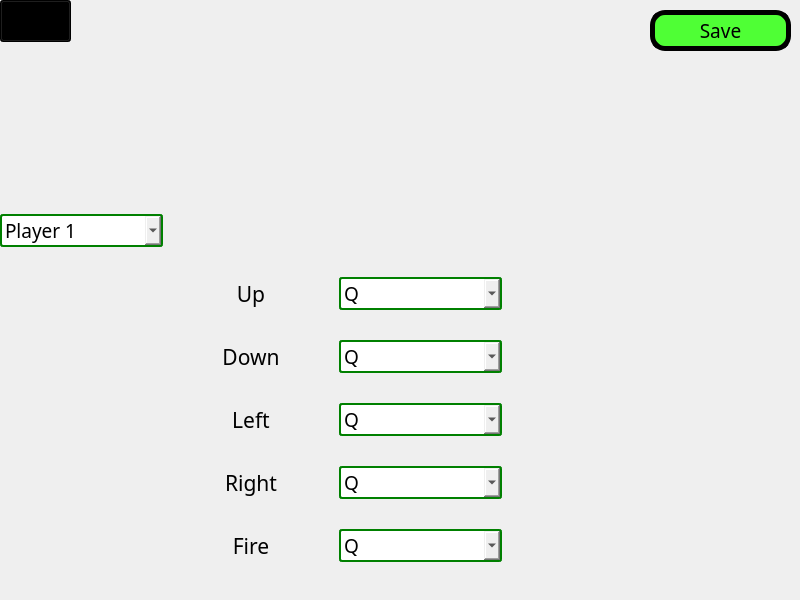
<?xml version="1.0" encoding="UTF-8"?>
<ui version="4.0">
 <class>custom</class>
 <widget class="QWidget" name="custom">
  <property name="enabled">
   <bool>true</bool>
  </property>
  <property name="geometry">
   <rect>
    <x>0</x>
    <y>0</y>
    <width>800</width>
    <height>600</height>
   </rect>
  </property>
  <property name="font">
   <font>
    <family>Purisa</family>
    <pointsize>14</pointsize>
   </font>
  </property>
  <property name="windowTitle">
   <string>Form</string>
  </property>
  <property name="styleSheet">
   <string notr="true">QPushButton{
	border: 5px solid;
	border-radius: 15px;
	background-color: rgb(79, 255, 53);
	font: 16pt &quot;Purisa&quot;;
}
QPushButton::hover{
	background-color: red;
}
QPushButton::pressed{
	background-color: red;
	border: 10px solid green;
}
QLabel{
font: 16pt &quot;Purisa&quot;;
}
QComboBox{
font: 16pt &quot;Purisa&quot;;
}
QToolButton{
	background-color: black;
}</string>
  </property>
  <widget class="QWidget" name="gridLayoutWidget">
   <property name="geometry">
    <rect>
     <x>0</x>
     <y>190</y>
     <width>671</width>
     <height>401</height>
    </rect>
   </property>
   <layout class="QGridLayout" name="gridLayout" rowstretch="0,0,0,0,0,0,0">
    <property name="sizeConstraint">
     <enum>QLayout::SetDefaultConstraint</enum>
    </property>
    <item row="4" column="1">
     <widget class="QLabel" name="label_4">
      <property name="font">
       <font>
        <family>Purisa</family>
        <pointsize>16</pointsize>
        <weight>50</weight>
        <italic>false</italic>
        <bold>false</bold>
        <kerning>true</kerning>
       </font>
      </property>
      <property name="text">
       <string>Right</string>
      </property>
      <property name="alignment">
       <set>Qt::AlignCenter</set>
      </property>
     </widget>
    </item>
    <item row="6" column="1">
     <widget class="QLabel" name="label_2">
      <property name="font">
       <font>
        <family>Purisa</family>
        <pointsize>16</pointsize>
        <weight>50</weight>
        <italic>false</italic>
        <bold>false</bold>
        <kerning>true</kerning>
       </font>
      </property>
      <property name="text">
       <string>Fire</string>
      </property>
      <property name="alignment">
       <set>Qt::AlignCenter</set>
      </property>
     </widget>
    </item>
    <item row="1" column="1">
     <widget class="QLabel" name="label_3">
      <property name="font">
       <font>
        <family>Purisa</family>
        <pointsize>16</pointsize>
        <weight>50</weight>
        <italic>false</italic>
        <bold>false</bold>
        <kerning>true</kerning>
       </font>
      </property>
      <property name="text">
       <string>Up</string>
      </property>
      <property name="alignment">
       <set>Qt::AlignCenter</set>
      </property>
     </widget>
    </item>
    <item row="0" column="0">
     <widget class="QComboBox" name="comboBox_7">
      <property name="styleSheet">
       <string notr="true">border: 2px solid green;
border-radius: 3px;</string>
      </property>
      <item>
       <property name="text">
        <string>Player 1</string>
       </property>
      </item>
      <item>
       <property name="text">
        <string>Player 2</string>
       </property>
      </item>
     </widget>
    </item>
    <item row="3" column="1">
     <widget class="QLabel" name="label_6">
      <property name="font">
       <font>
        <family>Purisa</family>
        <pointsize>16</pointsize>
        <weight>50</weight>
        <italic>false</italic>
        <bold>false</bold>
        <kerning>true</kerning>
       </font>
      </property>
      <property name="text">
       <string>Left</string>
      </property>
      <property name="alignment">
       <set>Qt::AlignCenter</set>
      </property>
     </widget>
    </item>
    <item row="2" column="1">
     <widget class="QLabel" name="label_5">
      <property name="font">
       <font>
        <family>Purisa</family>
        <pointsize>16</pointsize>
        <weight>50</weight>
        <italic>false</italic>
        <bold>false</bold>
        <kerning>true</kerning>
       </font>
      </property>
      <property name="text">
       <string>Down</string>
      </property>
      <property name="alignment">
       <set>Qt::AlignCenter</set>
      </property>
     </widget>
    </item>
    <item row="0" column="3">
     <widget class="QLabel" name="label_8">
      <property name="font">
       <font>
        <family>Purisa</family>
        <pointsize>16</pointsize>
        <weight>50</weight>
        <italic>false</italic>
        <bold>false</bold>
        <kerning>true</kerning>
       </font>
      </property>
      <property name="text">
       <string/>
      </property>
      <property name="alignment">
       <set>Qt::AlignCenter</set>
      </property>
     </widget>
    </item>
    <item row="1" column="2">
     <widget class="QComboBox" name="combo_up">
      <property name="styleSheet">
       <string notr="true">border: 2px solid green;
border-radius: 3px;</string>
      </property>
      <item>
       <property name="text">
        <string>Q</string>
       </property>
      </item>
      <item>
       <property name="text">
        <string>W</string>
       </property>
      </item>
      <item>
       <property name="text">
        <string>E</string>
       </property>
      </item>
      <item>
       <property name="text">
        <string>R</string>
       </property>
      </item>
      <item>
       <property name="text">
        <string>T</string>
       </property>
      </item>
      <item>
       <property name="text">
        <string>Y</string>
       </property>
      </item>
      <item>
       <property name="text">
        <string>U</string>
       </property>
      </item>
      <item>
       <property name="text">
        <string>I</string>
       </property>
      </item>
      <item>
       <property name="text">
        <string>O</string>
       </property>
      </item>
      <item>
       <property name="text">
        <string>P</string>
       </property>
      </item>
      <item>
       <property name="text">
        <string>A</string>
       </property>
      </item>
      <item>
       <property name="text">
        <string>S</string>
       </property>
      </item>
      <item>
       <property name="text">
        <string>D</string>
       </property>
      </item>
      <item>
       <property name="text">
        <string>F</string>
       </property>
      </item>
      <item>
       <property name="text">
        <string>G</string>
       </property>
      </item>
      <item>
       <property name="text">
        <string>H</string>
       </property>
      </item>
      <item>
       <property name="text">
        <string>J</string>
       </property>
      </item>
      <item>
       <property name="text">
        <string>K</string>
       </property>
      </item>
      <item>
       <property name="text">
        <string>L</string>
       </property>
      </item>
      <item>
       <property name="text">
        <string>M</string>
       </property>
      </item>
      <item>
       <property name="text">
        <string>N</string>
       </property>
      </item>
      <item>
       <property name="text">
        <string>B</string>
       </property>
      </item>
      <item>
       <property name="text">
        <string>V</string>
       </property>
      </item>
      <item>
       <property name="text">
        <string>C</string>
       </property>
      </item>
      <item>
       <property name="text">
        <string>X</string>
       </property>
      </item>
      <item>
       <property name="text">
        <string>Z</string>
       </property>
      </item>
      <item>
       <property name="text">
        <string>Space</string>
       </property>
      </item>
      <item>
       <property name="text">
        <string>LCTRL</string>
       </property>
      </item>
      <item>
       <property name="text">
        <string>LALT</string>
       </property>
      </item>
      <item>
       <property name="text">
        <string>RCTRL</string>
       </property>
      </item>
      <item>
       <property name="text">
        <string>RALT</string>
       </property>
      </item>
      <item>
       <property name="text">
        <string>LSHIFT</string>
       </property>
      </item>
     </widget>
    </item>
    <item row="2" column="2">
     <widget class="QComboBox" name="combo_down">
      <property name="styleSheet">
       <string notr="true">border: 2px solid green;
border-radius: 3px;</string>
      </property>
      <item>
       <property name="text">
        <string>Q</string>
       </property>
      </item>
      <item>
       <property name="text">
        <string>W</string>
       </property>
      </item>
      <item>
       <property name="text">
        <string>E</string>
       </property>
      </item>
      <item>
       <property name="text">
        <string>R</string>
       </property>
      </item>
      <item>
       <property name="text">
        <string>T</string>
       </property>
      </item>
      <item>
       <property name="text">
        <string>Y</string>
       </property>
      </item>
      <item>
       <property name="text">
        <string>U</string>
       </property>
      </item>
      <item>
       <property name="text">
        <string>I</string>
       </property>
      </item>
      <item>
       <property name="text">
        <string>O</string>
       </property>
      </item>
      <item>
       <property name="text">
        <string>P</string>
       </property>
      </item>
      <item>
       <property name="text">
        <string>A</string>
       </property>
      </item>
      <item>
       <property name="text">
        <string>S</string>
       </property>
      </item>
      <item>
       <property name="text">
        <string>D</string>
       </property>
      </item>
      <item>
       <property name="text">
        <string>F</string>
       </property>
      </item>
      <item>
       <property name="text">
        <string>G</string>
       </property>
      </item>
      <item>
       <property name="text">
        <string>H</string>
       </property>
      </item>
      <item>
       <property name="text">
        <string>J</string>
       </property>
      </item>
      <item>
       <property name="text">
        <string>K</string>
       </property>
      </item>
      <item>
       <property name="text">
        <string>L</string>
       </property>
      </item>
      <item>
       <property name="text">
        <string>M</string>
       </property>
      </item>
      <item>
       <property name="text">
        <string>N</string>
       </property>
      </item>
      <item>
       <property name="text">
        <string>B</string>
       </property>
      </item>
      <item>
       <property name="text">
        <string>V</string>
       </property>
      </item>
      <item>
       <property name="text">
        <string>C</string>
       </property>
      </item>
      <item>
       <property name="text">
        <string>X</string>
       </property>
      </item>
      <item>
       <property name="text">
        <string>Z</string>
       </property>
      </item>
      <item>
       <property name="text">
        <string>Space</string>
       </property>
      </item>
      <item>
       <property name="text">
        <string>LCTRL</string>
       </property>
      </item>
      <item>
       <property name="text">
        <string>LALT</string>
       </property>
      </item>
      <item>
       <property name="text">
        <string>RCTRL</string>
       </property>
      </item>
      <item>
       <property name="text">
        <string>RALT</string>
       </property>
      </item>
      <item>
       <property name="text">
        <string>LSHIFT</string>
       </property>
      </item>
     </widget>
    </item>
    <item row="3" column="2">
     <widget class="QComboBox" name="combo_left">
      <property name="styleSheet">
       <string notr="true">border: 2px solid green;
border-radius: 3px;</string>
      </property>
      <item>
       <property name="text">
        <string>Q</string>
       </property>
      </item>
      <item>
       <property name="text">
        <string>W</string>
       </property>
      </item>
      <item>
       <property name="text">
        <string>E</string>
       </property>
      </item>
      <item>
       <property name="text">
        <string>R</string>
       </property>
      </item>
      <item>
       <property name="text">
        <string>T</string>
       </property>
      </item>
      <item>
       <property name="text">
        <string>Y</string>
       </property>
      </item>
      <item>
       <property name="text">
        <string>U</string>
       </property>
      </item>
      <item>
       <property name="text">
        <string>I</string>
       </property>
      </item>
      <item>
       <property name="text">
        <string>O</string>
       </property>
      </item>
      <item>
       <property name="text">
        <string>P</string>
       </property>
      </item>
      <item>
       <property name="text">
        <string>A</string>
       </property>
      </item>
      <item>
       <property name="text">
        <string>S</string>
       </property>
      </item>
      <item>
       <property name="text">
        <string>D</string>
       </property>
      </item>
      <item>
       <property name="text">
        <string>F</string>
       </property>
      </item>
      <item>
       <property name="text">
        <string>G</string>
       </property>
      </item>
      <item>
       <property name="text">
        <string>H</string>
       </property>
      </item>
      <item>
       <property name="text">
        <string>J</string>
       </property>
      </item>
      <item>
       <property name="text">
        <string>K</string>
       </property>
      </item>
      <item>
       <property name="text">
        <string>L</string>
       </property>
      </item>
      <item>
       <property name="text">
        <string>M</string>
       </property>
      </item>
      <item>
       <property name="text">
        <string>N</string>
       </property>
      </item>
      <item>
       <property name="text">
        <string>B</string>
       </property>
      </item>
      <item>
       <property name="text">
        <string>V</string>
       </property>
      </item>
      <item>
       <property name="text">
        <string>C</string>
       </property>
      </item>
      <item>
       <property name="text">
        <string>X</string>
       </property>
      </item>
      <item>
       <property name="text">
        <string>Z</string>
       </property>
      </item>
      <item>
       <property name="text">
        <string>Space</string>
       </property>
      </item>
      <item>
       <property name="text">
        <string>LCTRL</string>
       </property>
      </item>
      <item>
       <property name="text">
        <string>LALT</string>
       </property>
      </item>
      <item>
       <property name="text">
        <string>RCTRL</string>
       </property>
      </item>
      <item>
       <property name="text">
        <string>RALT</string>
       </property>
      </item>
      <item>
       <property name="text">
        <string>LSHIFT</string>
       </property>
      </item>
     </widget>
    </item>
    <item row="4" column="2">
     <widget class="QComboBox" name="combo_right">
      <property name="styleSheet">
       <string notr="true">border: 2px solid green;
border-radius: 3px;</string>
      </property>
      <item>
       <property name="text">
        <string>Q</string>
       </property>
      </item>
      <item>
       <property name="text">
        <string>W</string>
       </property>
      </item>
      <item>
       <property name="text">
        <string>E</string>
       </property>
      </item>
      <item>
       <property name="text">
        <string>R</string>
       </property>
      </item>
      <item>
       <property name="text">
        <string>T</string>
       </property>
      </item>
      <item>
       <property name="text">
        <string>Y</string>
       </property>
      </item>
      <item>
       <property name="text">
        <string>U</string>
       </property>
      </item>
      <item>
       <property name="text">
        <string>I</string>
       </property>
      </item>
      <item>
       <property name="text">
        <string>O</string>
       </property>
      </item>
      <item>
       <property name="text">
        <string>P</string>
       </property>
      </item>
      <item>
       <property name="text">
        <string>A</string>
       </property>
      </item>
      <item>
       <property name="text">
        <string>S</string>
       </property>
      </item>
      <item>
       <property name="text">
        <string>D</string>
       </property>
      </item>
      <item>
       <property name="text">
        <string>F</string>
       </property>
      </item>
      <item>
       <property name="text">
        <string>G</string>
       </property>
      </item>
      <item>
       <property name="text">
        <string>H</string>
       </property>
      </item>
      <item>
       <property name="text">
        <string>J</string>
       </property>
      </item>
      <item>
       <property name="text">
        <string>K</string>
       </property>
      </item>
      <item>
       <property name="text">
        <string>L</string>
       </property>
      </item>
      <item>
       <property name="text">
        <string>M</string>
       </property>
      </item>
      <item>
       <property name="text">
        <string>N</string>
       </property>
      </item>
      <item>
       <property name="text">
        <string>B</string>
       </property>
      </item>
      <item>
       <property name="text">
        <string>V</string>
       </property>
      </item>
      <item>
       <property name="text">
        <string>C</string>
       </property>
      </item>
      <item>
       <property name="text">
        <string>X</string>
       </property>
      </item>
      <item>
       <property name="text">
        <string>Z</string>
       </property>
      </item>
      <item>
       <property name="text">
        <string>Space</string>
       </property>
      </item>
      <item>
       <property name="text">
        <string>LCTRL</string>
       </property>
      </item>
      <item>
       <property name="text">
        <string>LALT</string>
       </property>
      </item>
      <item>
       <property name="text">
        <string>RCTRL</string>
       </property>
      </item>
      <item>
       <property name="text">
        <string>RALT</string>
       </property>
      </item>
      <item>
       <property name="text">
        <string>LSHIFT</string>
       </property>
      </item>
     </widget>
    </item>
    <item row="6" column="2">
     <widget class="QComboBox" name="combo_fire">
      <property name="styleSheet">
       <string notr="true">border: 2px solid green;
border-radius: 3px;</string>
      </property>
      <item>
       <property name="text">
        <string>Q</string>
       </property>
      </item>
      <item>
       <property name="text">
        <string>W</string>
       </property>
      </item>
      <item>
       <property name="text">
        <string>E</string>
       </property>
      </item>
      <item>
       <property name="text">
        <string>R</string>
       </property>
      </item>
      <item>
       <property name="text">
        <string>T</string>
       </property>
      </item>
      <item>
       <property name="text">
        <string>Y</string>
       </property>
      </item>
      <item>
       <property name="text">
        <string>U</string>
       </property>
      </item>
      <item>
       <property name="text">
        <string>I</string>
       </property>
      </item>
      <item>
       <property name="text">
        <string>O</string>
       </property>
      </item>
      <item>
       <property name="text">
        <string>P</string>
       </property>
      </item>
      <item>
       <property name="text">
        <string>A</string>
       </property>
      </item>
      <item>
       <property name="text">
        <string>S</string>
       </property>
      </item>
      <item>
       <property name="text">
        <string>D</string>
       </property>
      </item>
      <item>
       <property name="text">
        <string>F</string>
       </property>
      </item>
      <item>
       <property name="text">
        <string>G</string>
       </property>
      </item>
      <item>
       <property name="text">
        <string>H</string>
       </property>
      </item>
      <item>
       <property name="text">
        <string>J</string>
       </property>
      </item>
      <item>
       <property name="text">
        <string>K</string>
       </property>
      </item>
      <item>
       <property name="text">
        <string>L</string>
       </property>
      </item>
      <item>
       <property name="text">
        <string>M</string>
       </property>
      </item>
      <item>
       <property name="text">
        <string>N</string>
       </property>
      </item>
      <item>
       <property name="text">
        <string>B</string>
       </property>
      </item>
      <item>
       <property name="text">
        <string>V</string>
       </property>
      </item>
      <item>
       <property name="text">
        <string>C</string>
       </property>
      </item>
      <item>
       <property name="text">
        <string>X</string>
       </property>
      </item>
      <item>
       <property name="text">
        <string>Z</string>
       </property>
      </item>
      <item>
       <property name="text">
        <string>Space</string>
       </property>
      </item>
      <item>
       <property name="text">
        <string>LCTRL</string>
       </property>
      </item>
      <item>
       <property name="text">
        <string>LALT</string>
       </property>
      </item>
      <item>
       <property name="text">
        <string>RCTRL</string>
       </property>
      </item>
      <item>
       <property name="text">
        <string>RALT</string>
       </property>
      </item>
      <item>
       <property name="text">
        <string>LSHIFT</string>
       </property>
      </item>
     </widget>
    </item>
   </layout>
  </widget>
  <widget class="QToolButton" name="bt_back">
   <property name="geometry">
    <rect>
     <x>0</x>
     <y>0</y>
     <width>71</width>
     <height>42</height>
    </rect>
   </property>
   <property name="text">
    <string>...</string>
   </property>
  </widget>
  <widget class="QLabel" name="lb_feed">
   <property name="geometry">
    <rect>
     <x>150</x>
     <y>10</y>
     <width>421</width>
     <height>31</height>
    </rect>
   </property>
   <property name="text">
    <string/>
   </property>
   <property name="alignment">
    <set>Qt::AlignCenter</set>
   </property>
  </widget>
  <widget class="QPushButton" name="bt_save">
   <property name="geometry">
    <rect>
     <x>650</x>
     <y>10</y>
     <width>141</width>
     <height>41</height>
    </rect>
   </property>
   <property name="styleSheet">
    <string notr="true"/>
   </property>
   <property name="text">
    <string>Save</string>
   </property>
  </widget>
 </widget>
 <resources/>
 <connections/>
</ui>
